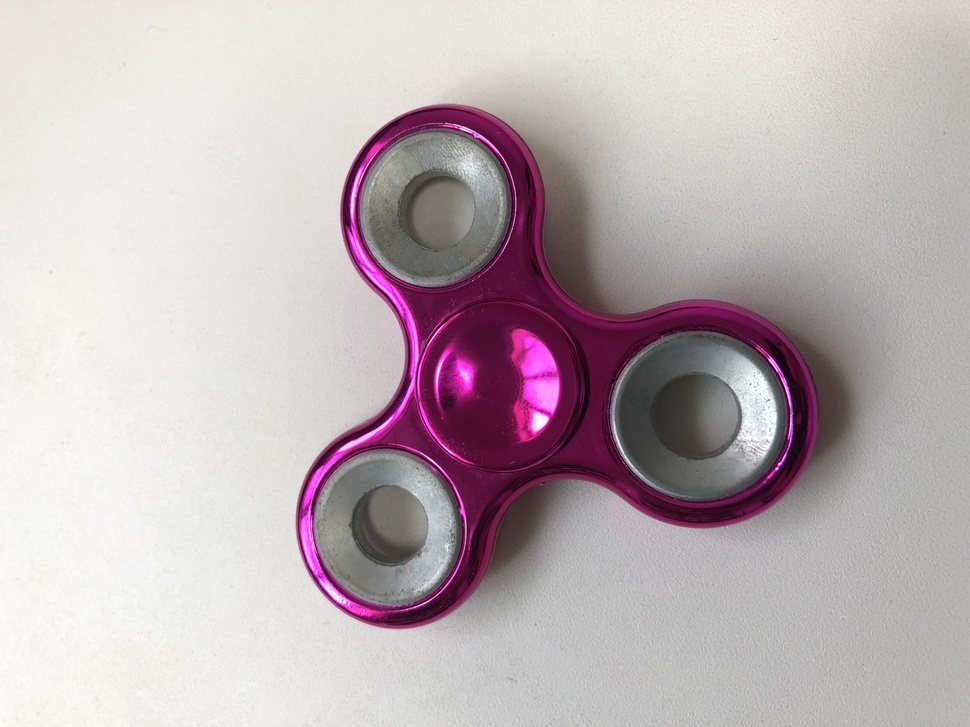
#> input picture eye_detection/chap2/img/spinner.jpg, 970 x 727 px, shrunk from 4032 x 3024 before the run
$ python global_threshold.py
#> lines starting #> are read from the running program, lines starting #| are printed output that depends on the picture; after the words box and inside, x2 and y2 are one past the last pixel; in counts of white or black regions, pixels touching at a corner belong together
#> in main, im is the input picture: PIL image 970x727 RGB; mean R, G, B 189.8, 178.6, 181.8
import os
from PIL import Image

TRESHOLD = 80
img_fname = 'spinner.jpg'


def global_thresh(im, thresh=100):
#> called with thresh = 80
    im_gray = im.convert('L')
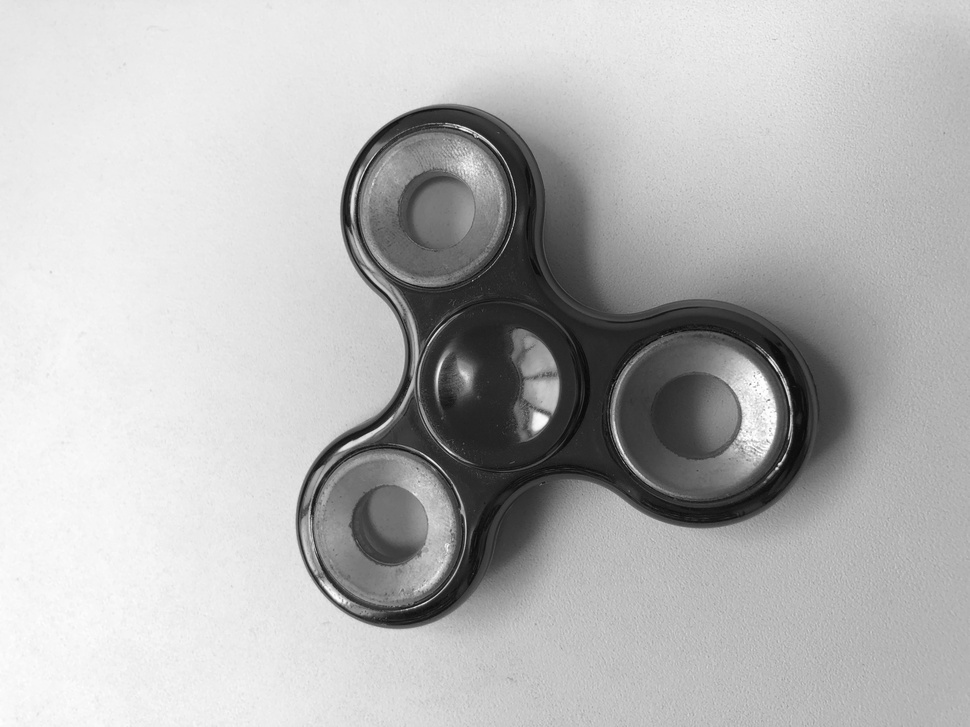
#> im_gray: PIL image 970x727 L; min 8, max 255, mean 182.4
    return im_gray.point(lambda x: 0 if x < thresh else 255)
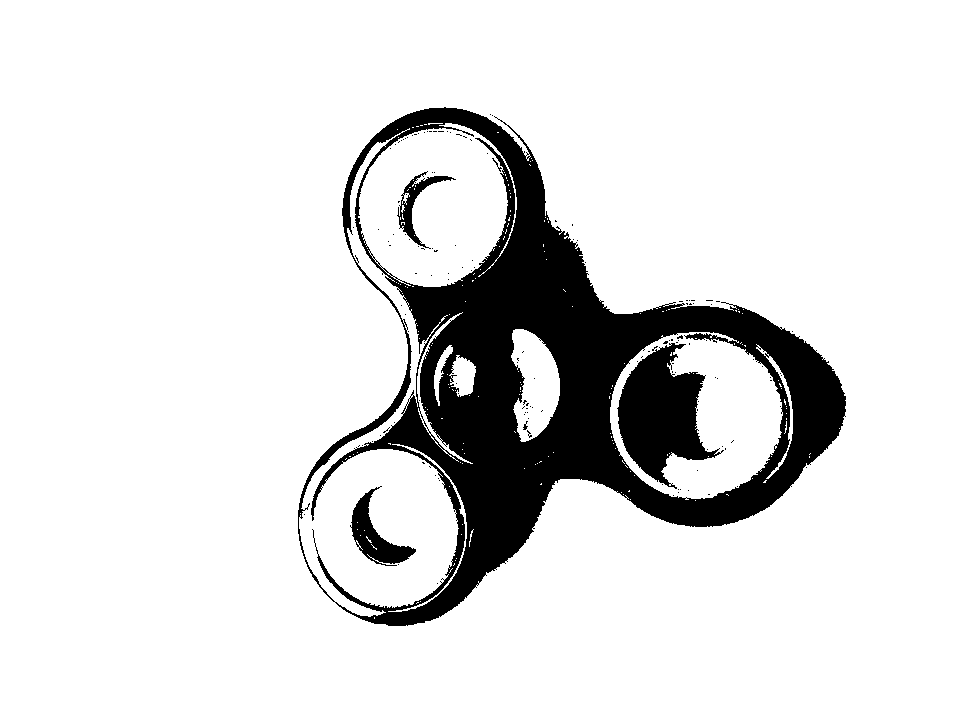
#> returned value: PIL image 970x727 L; 87.6% white; 145 black regions (139 under 20 px), largest, box (x1, y1, x2, y2) and area: (298, 107, 846, 626) 76415, (617, 343, 724, 489) 7980, (350, 486, 416, 566) 1809, (397, 171, 456, 249) 946, (492, 158, 502, 172) 25, (523, 421, 528, 430) 22

def main():
    im = Image.open(os.path.join('img', img_fname))
    gt = global_thresh(im, TRESHOLD)
    gt.save(os.path.join('out', 'global_thresh.png'))


if __name__ == '__main__':
    main()
